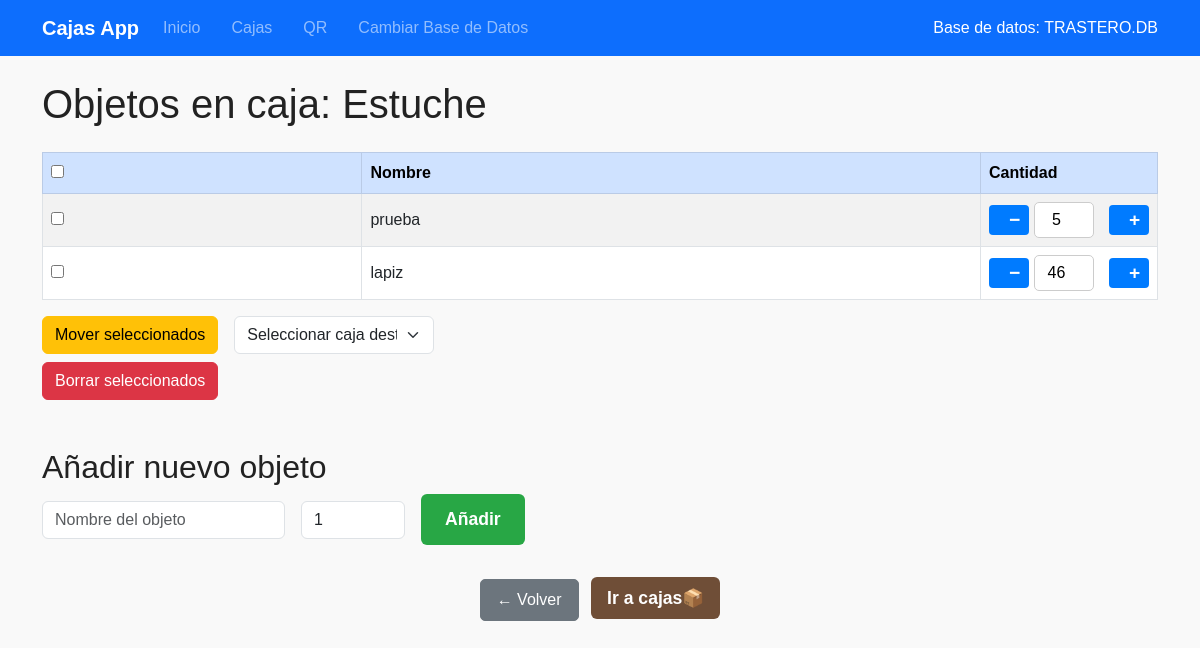
The page /cajas/33 on the database its author committed.
### app/models.py (models this page shows)
class Caja(db.Model):
    __tablename__ = 'cajas'
    id = db.Column(db.Integer, primary_key=True)
    nombre = db.Column(db.String(100), nullable=False)

### tables this page shows
CREATE TABLE objetos (
    id INTEGER PRIMARY KEY AUTOINCREMENT,
    nombre TEXT,
    caja_id INTEGER, cantidad INTEGER DEFAULT 1,
    FOREIGN KEY (caja_id) REFERENCES cajas(id)
);

### app/routes.py (the view, shortened to what this page needs)
@bp.route('/cajas/<int:caja_id>', methods=['GET', 'POST'])
def ver_caja(caja_id):
    db = get_db()
    objetos = db.execute('SELECT * FROM objetos WHERE caja_id = ?', (caja_id,)).fetchall()
    caja = db.execute('SELECT * FROM cajas WHERE id = ?', (caja_id,)).fetchone()
    cajas = db.execute('SELECT * FROM cajas ORDER BY nombre').fetchall()
    return render_template('ver_caja.html', objetos=objetos, caja=caja, cajas=cajas)

### app/__init__.py (called while the page is built)
def create_app():
    app = Flask(__name__)
    app.config['SECRET_KEY'] = 'clave-secreta'
    app.config['DEFAULT_DB_PATH'] = 'databases/trastero.db'  # Base por defecto
    app.config['SQLALCHEMY_DATABASE_URI'] = 'sqlite:///' + os.path.join(os.getcwd(), app.config['DEFAULT_DB_PATH'])
    app.config['SQLALCHEMY_TRACK_MODIFICATIONS'] = False
    from .models import db, close_db
    db.init_app(app)  # <-- Aquí inicializas SQLAlchemy con la app
    @app.context_processor
    def inject_db_name():
        db_path = session.get('db_path', app.config['DEFAULT_DB_PATH'])
        db_name = os.path.basename(db_path).upper()
        return dict(db_name=db_name)
    from .routes import bp
    app.register_blueprint(bp)
    app.teardown_appcontext(close_db)
    return app

### app/models.py (called while the page is built)
def get_db():
    if 'db' not in g:
        db_path = session.get('db_path')
        if not db_path:
            db_path = current_app.config.get('DEFAULT_DB_PATH', 'databases/default.db')
        g.db = sqlite3.connect(db_path)
        g.db.row_factory = sqlite3.Row
    return g.db

### app/templates/ver_caja.html (shortened to what this page needs)
{% extends "base.html" %}
{% block content %}
<h1 class="mb-4">Objetos en caja: {{ caja.nombre }}</h1>
<form id="form-objetos" method="POST" action="{{ url_for('main.ver_caja', caja_id=caja.id) }}">
<table class="table table-striped table-bordered align-middle">
  <thead class="table-primary">
    <tr>
      <th><input type="checkbox" id="seleccionar-todos" /></th>
      <th>Nombre</th>
      <th style="width:160px;">Cantidad</th>
    </tr>
  </thead>
  <tbody>
  {% for obj in objetos %}
    <tr class="{% if obj.cantidad == 0 %}table-danger{% endif %}">
      <td><input type="checkbox" name="objeto_ids" value="{{ obj.id }}" class="check-objeto" /></td>
      <td>{{ obj.nombre }}</td>
      <td>
        <div class="input-stepper">
          <button type="button" class="btn-restar" data-id="{{ obj.id }}">−</button>
          <input
            type="number"
            name="objeto_{{ obj.id }}"
            value="{{ obj.cantidad }}"
            min="0"
            step="1"
            class="cantidad-input {% if obj.cantidad == 0 %}is-invalid{% endif %}"
            data-id="{{ obj.id }}"
          />
          <button type="button" class="btn-sumar" data-id="{{ obj.id }}">+</button>
        </div>
      </td>
    </tr>
  {% endfor %}
  </tbody>
</table>
<div class="mb-3">
  <div class="d-flex align-items-center gap-3 mb-2 flex-wrap">
    <button id="btn-mover" type="button" class="btn btn-warning">Mover seleccionados</button>
    <select id="select-caja-destino" class="form-select" style="max-width: 200px;">
      <option value="" selected disabled>Seleccionar caja destino</option>
    </select>
  </div>
  <div>
    <button id="btn-borrar" type="button" class="btn btn-danger">Borrar seleccionados</button>
  </div>
</div>
</form>
<h2 class="mt-5">Añadir nuevo objeto</h2>
<form method="post" action="{{ url_for('main.add_objeto', caja_id=caja.id) }}" class="row g-3 align-items-center mb-4">
  <div class="col-auto">
    <input type="text" name="nombre" placeholder="Nombre del objeto" required class="form-control" />
  </div>
  <div class="col-auto" style="max-width: 120px;">
    <input type="number" name="cantidad" placeholder="Cantidad" value="1" min="1" required class="form-control" />
  </div>
  <div class="col-auto">
    <button type="submit" class="btn-success-lg">Añadir</button>
  </div>
</form>
<div class="volver-centro">
        <a href="javascript:history.back()" class="btn btn-secondary me-2">← Volver</a>
        <a href="/cajas" class="btn-brown">Ir a cajas📦</a>
</div>
{% endblock %}

### app/static/css/styles.css (style rules this page uses)
body { font-family: Arial, sans-serif; margin: 0; padding: 0; background-color: #f9f9f9; color: #222; }
form input, form select { padding: 10px; margin-right: 10px; font-size: 1rem; border: 1px solid #ccc; border-radius: 5px; transition: border-color 0.3s ease; }
button { padding: 12px 20px; font-size: 1.1rem; font-weight: 600; border: none; border-radius: 6px; cursor: pointer; display: inline-flex; align-items: center; gap: 8px; transition: background-color 0.3s ease; }
input[type=number] { -webkit-appearance: number-input; -moz-appearance: number-input; appearance: number-input; }
input[type=number].cantidad-input { min-width: 60px; }
.input-stepper { display: flex; align-items: center; gap: 5px; }
.input-stepper button { width: 30px; height: 30px; font-size: 1.2rem; font-weight: bold; border: none; background-color: #007bff; color: white; border-radius: 4px; cursor: pointer; line-height: 1; }
.input-stepper input[type=number] { text-align: center; width: 60px; padding: 5px; }
.btn-secondary { background-color: #6c757d; color: white; padding: 8px 16px; border-radius: 5px; text-decoration: none; display: inline-block; font-size: 1rem; }
.volver-centro { text-align: center; margin: 2rem 0; }
.volver-centro .btn { display: inline-block; }
.btn-brown { background-color: #8B4513; color: white; padding: 10px 16px; border: none; border-radius: 6px; cursor: pointer; display: inline-flex; align-items: center; gap: 6px; font-weight: 600; font-size: 1rem; text-decoration: none; transition: background-color 0.3s ease; }
button.btn-success-lg { background-color: #28a745; color: white; padding: 12px 24px; border-radius: 6px; font-size: 1.1rem; font-weight: 600; border: none; cursor: pointer; transition: background-color 0.3s ease; display: inline-flex; align-items: center; gap: 8px; }
.btn-brown { background-color: #6f4e37; color: white; border: none; padding: 0.5rem 1rem; font-size: 1.1rem; border-radius: 0.375rem; transition: background-color 0.3s ease; display: inline-flex; align-items: center; justify-content: center; text-decoration: none; }

### rows shown on the page
Caja: nombre "Estuche"
objetos: nombre "prueba", cantidad "5"
objetos: nombre "lapiz", cantidad "46"

### other values the page prints
{{ db_name }} "TRASTERO.DB"
